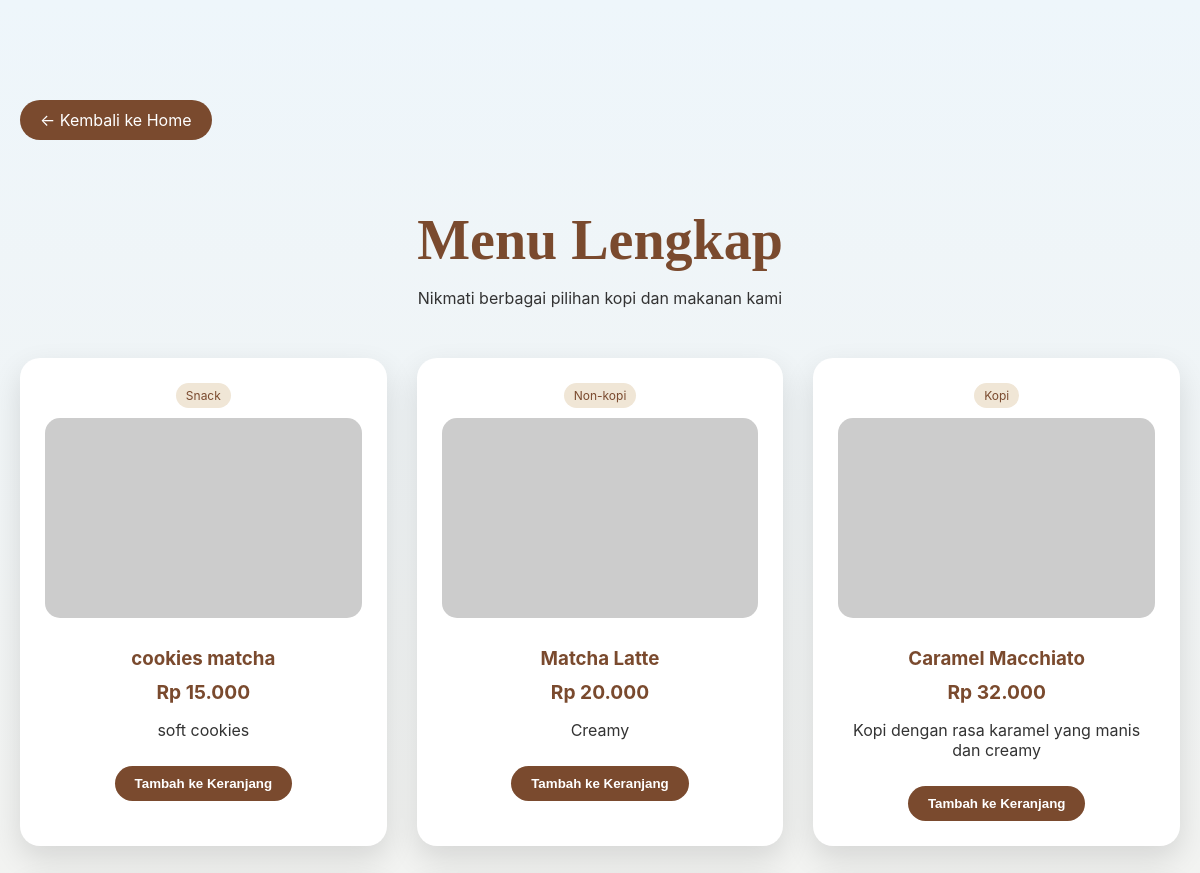
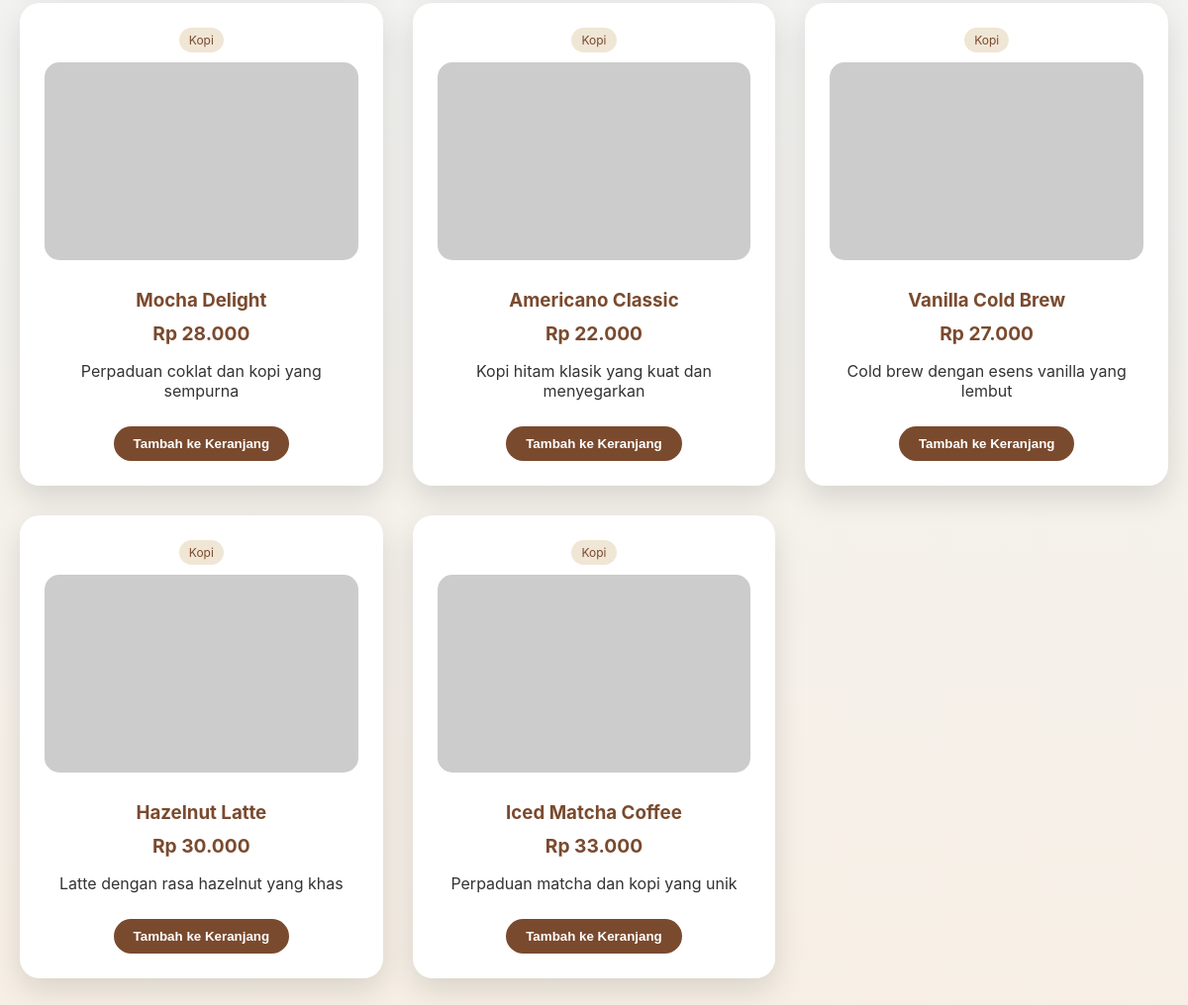
Page /menu.php on the committed database (2 pictures, top to bottom).
### tables this page shows
CREATE TABLE `menu_items` (
  `id` int(11) NOT NULL,
  `name` varchar(100) NOT NULL,
  `description` text DEFAULT NULL,
  `price` decimal(10,2) NOT NULL,
  `image_url` varchar(500) DEFAULT NULL,
  `created_at` timestamp NOT NULL DEFAULT current_timestamp(),
  `category` varchar(50) DEFAULT NULL
);

### menu.php (the view, shortened to what this page needs)
<?php
include "config_db.php";
$sql = "SELECT * FROM menu_items ORDER BY created_at DESC";
$result = mysqli_query($conn, $sql);
?>
<!DOCTYPE html>
<html lang="id">
<head>
</head>
<body>
    <div class="container">
        <a href="index.php" class="back-btn">&larr; Kembali ke Home</a>
        <div class="header">
            <h1>Menu Lengkap</h1>
            <p>Nikmati berbagai pilihan kopi dan makanan kami</p>
        </div>
        <?php if($result && mysqli_num_rows($result) > 0): ?>
            <div class="menu-grid">
                <?php while($item = mysqli_fetch_assoc($result)): ?>
                <div class="menu-item"
                     data-name="<?php echo htmlspecialchars($item['name']); ?>"
                     data-price="<?php echo $item['price']; ?>">
                    <?php if($item['category']): ?>
                        <span class="category"><?php echo ucfirst($item['category']); ?></span>
                    <?php endif; ?>
                    <img src="<?php echo $item['image_url']; ?>"
                         alt="<?php echo htmlspecialchars($item['name']); ?>"
                         onerror="this.src='https://via.placeholder.com/400x200?text=No+Image'">
                    <h3><?php echo htmlspecialchars($item['name']); ?></h3>
                    <p class="price">Rp <?php echo number_format($item['price'], 0, ',', '.'); ?></p>
                    <p><?php echo htmlspecialchars($item['description']); ?></p>
                    <?php if(isset($_SESSION['user_id'])): ?>
                        <button class="add-cart" onclick="addToCart(this)">Tambah ke Keranjang</button>
                    <?php else: ?>
                        <button class="add-cart" onclick="alert('Silakan login terlebih dahulu'); window.location.href='index.php?login=success';">Tambah ke Keranjang</button>
                    <?php endif; ?>
                </div>
                <?php endwhile; ?>
            </div>
        <?php endif; ?>
    </div>
</body>
</html>

### menu.php (style rules this page uses)
:root { --coffee: #7a4a2e; --soft-sky: #eef6fb; --soft-sand: #f7efe5; }
* { box-sizing: border-box; scroll-behavior: smooth; }
body { margin: 0; font-family: "Inter", sans-serif; background: linear-gradient(180deg, var(--soft-sky), var(--soft-sand)); color: #333; }
.container { max-width: 1200px; margin: 0 auto; padding: 100px 20px 50px; }
.header { text-align: center; margin-bottom: 50px; }
h1 { font-family: "Dancing Script", cursive; font-size: 3.5rem; color: var(--coffee); margin-bottom: 10px; }
.back-btn { display: inline-block; margin-bottom: 30px; padding: 10px 20px; background: var(--coffee); color: white; text-decoration: none; border-radius: 20px; }
.menu-grid { display: grid; grid-template-columns: repeat(auto-fill, minmax(280px, 1fr)); gap: 30px; }
.menu-item { background: white; border-radius: 20px; padding: 25px; text-align: center; box-shadow: 0 12px 30px rgba(0,0,0,.12); transition: .3s; }
.menu-item img { width: 100%; height: 200px; object-fit: cover; border-radius: 15px; margin-bottom: 15px; }
.menu-item h3 { margin: 10px 0; color: var(--coffee); }
.price { color: var(--coffee); font-weight: 700; font-size: 1.2rem; margin: 10px 0; }
.category { display: inline-block; background: #f0e6d6; color: var(--coffee); padding: 5px 10px; border-radius: 20px; font-size: 12px; margin-bottom: 10px; }
.add-cart { background: var(--coffee); color: white; border: none; padding: 10px 20px; border-radius: 20px; cursor: pointer; font-weight: 600; margin-top: 10px; transition: .3s; }

### rows in the picture
menu_items: category "Snack", name "cookies matcha", price "15.000", description "soft cookies"
menu_items: category "Non-kopi", name "Matcha Latte", price "20.000", description "Creamy"
menu_items: category "Kopi", name "Caramel Macchiato", price "32.000", description "Kopi dengan rasa karamel yang manis dan creamy"
menu_items: category "Kopi", name "Mocha Delight", price "28.000", description "Perpaduan coklat dan kopi yang sempurna"
menu_items: category "Kopi", name "Americano Classic", price "22.000", description "Kopi hitam klasik yang kuat dan menyegarkan"
menu_items: category "Kopi", name "Vanilla Cold Brew", price "27.000", description "Cold brew dengan esens vanilla yang lembut"
menu_items: category "Kopi", name "Hazelnut Latte", price "30.000", description "Latte dengan rasa hazelnut yang khas"
menu_items: category "Kopi", name "Iced Matcha Coffee", price "33.000", description "Perpaduan matcha dan kopi yang unik"
